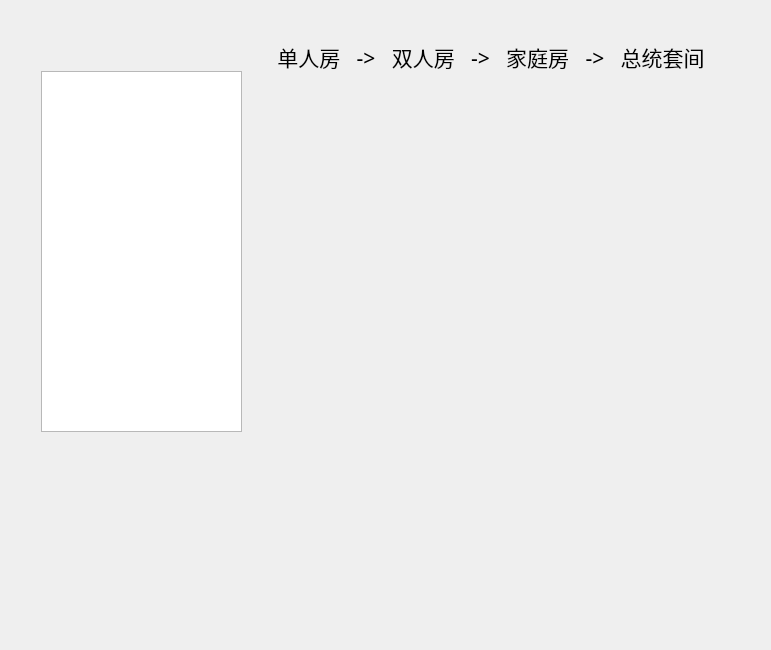
<?xml version="1.0" encoding="UTF-8"?>
<ui version="4.0">
 <class>clientPage1</class>
 <widget class="QWidget" name="clientPage1">
  <property name="geometry">
   <rect>
    <x>0</x>
    <y>0</y>
    <width>771</width>
    <height>650</height>
   </rect>
  </property>
  <property name="windowTitle">
   <string>Form</string>
  </property>
  <layout class="QVBoxLayout" name="verticalLayout">
   <item>
    <widget class="QWidget" name="widget" native="true">
     <widget class="QTableView" name="tableView">
      <property name="geometry">
       <rect>
        <x>30</x>
        <y>60</y>
        <width>201</width>
        <height>361</height>
       </rect>
      </property>
     </widget>
     <widget class="QWidget" name="widget_2" native="true">
      <property name="geometry">
       <rect>
        <x>250</x>
        <y>60</y>
        <width>501</width>
        <height>361</height>
       </rect>
      </property>
     </widget>
     <widget class="QLabel" name="label">
      <property name="geometry">
       <rect>
        <x>250</x>
        <y>30</y>
        <width>501</width>
        <height>31</height>
       </rect>
      </property>
      <property name="font">
       <font>
        <family>微软雅黑</family>
        <pointsize>16</pointsize>
       </font>
      </property>
      <property name="text">
       <string>   单人房   -&gt;   双人房   -&gt;   家庭房   -&gt;   总统套间</string>
      </property>
     </widget>
    </widget>
   </item>
  </layout>
 </widget>
 <resources/>
 <connections/>
</ui>
